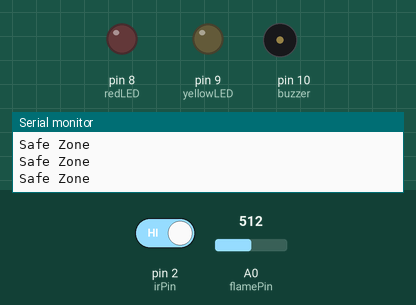
This sketch was run on a simulated Arduino Uno, built with avr-gcc and run on an emulated ATmega328P. Shown: output pins drawn as LEDs (lit = HIGH), buzzer (waves = sounding, pin HIGH), the last lines printed to the serial monitor. The test bench sets the inputs (shaded band); at power-on: A0 (flamePin) = 512, pin 2 (irPin) HIGH.

Above: at 1.2 s.
1.3 s: A0 (flamePin) set to 207
2.8 s: A0 (flamePin) set to 183
At 2.88 s:
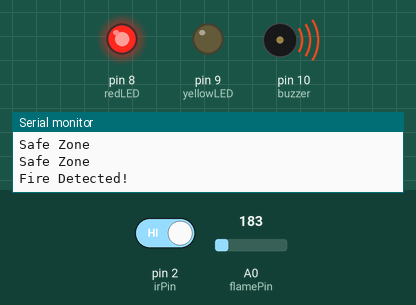
5.8 s: pin 2 (irPin) driven LOW
At 6.01 s:
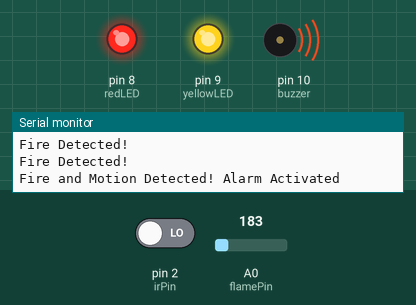
8.8 s: A0 (flamePin) set to 210
At 9.12 s:
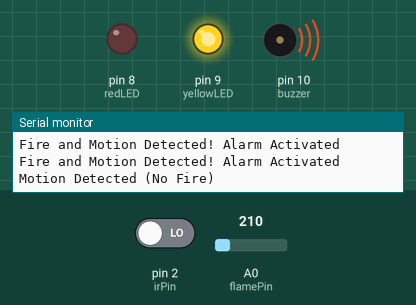
11.8 s: pin 2 (irPin) driven HIGH
At 12.14 s:
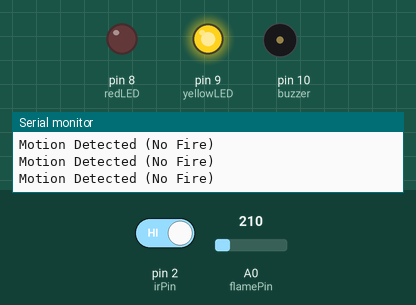
13.7 s: A0 (flamePin) set to 190
At 13.98 s:
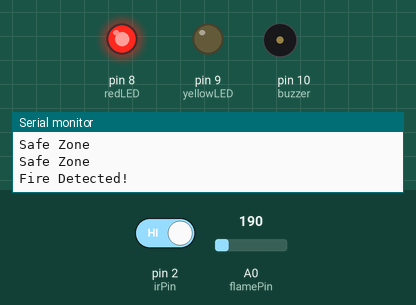
Timing chart, 0 to 17.7 s (numbered marks = the images above; inputs shaded):
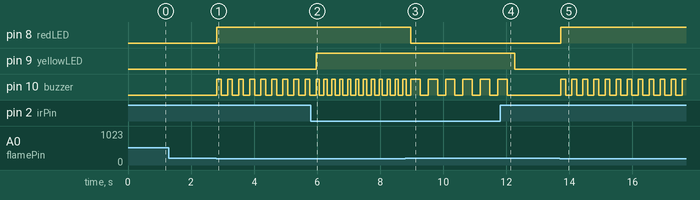

The sketch:

TriSense_Sentinel_MultiZone_Hazard_Detection_System.ino
```cpp
int flamePin = A0;
int irPin = 2;
int redLED = 8;
int yellowLED = 9;
int buzzer = 10;

void setup() {
  pinMode(redLED, OUTPUT);
  pinMode(yellowLED, OUTPUT);
  pinMode(buzzer, OUTPUT);
  pinMode(irPin, INPUT);
  Serial.begin(9600);
}

void loop() {
  int flameValue = analogRead(flamePin);
  int motionDetected = digitalRead(irPin);

  // Both fire and motion
  if (flameValue < 200 && motionDetected == LOW) {
    digitalWrite(redLED, HIGH);
    digitalWrite(yellowLED, HIGH);
    Serial.println("Fire and Motion Detected! Alarm Activated");
    digitalWrite(buzzer, HIGH);
    delay(100);
    digitalWrite(buzzer, LOW);
    delay(100);
  }
  // Only fire
  else if (flameValue < 200) {
    digitalWrite(redLED, HIGH);
    digitalWrite(yellowLED, LOW);
    Serial.println("Fire Detected!");
    digitalWrite(buzzer, HIGH);
    delay(150);
    digitalWrite(buzzer, LOW);
    delay(150);
  }
  // Only motion
  else if (motionDetected == LOW) {
    digitalWrite(redLED, LOW);
    digitalWrite(yellowLED, HIGH);
    Serial.println("Motion Detected (No Fire)");
    digitalWrite(buzzer, HIGH);
    delay(300);
    digitalWrite(buzzer, LOW);
    delay(200);
  }
  // Safe zone
  else {
    digitalWrite(redLED, LOW);
    digitalWrite(yellowLED, LOW);
    digitalWrite(buzzer, LOW);
    Serial.println("Safe Zone");
  }

  // Very short delay to avoid overwhelming the serial monitor
  delay(50);
}
```

Measured:
- the behaviour switches between 200 and 199 on A0 (flamePin) (found by bisection; images 0 and 1)
- after the input at 2.8 s, pin 8 (redLED): LOW → HIGH at once; pin 10 (buzzer): alternates HIGH for 0.15 s and LOW for 0.20 s, starting at once
- after the input at 5.8 s, pin 9 (yellowLED): LOW → HIGH after 0.17 s; pin 10 (buzzer): alternates HIGH for 0.10 s and LOW for 0.15 s, starting after 0.27 s
- after the input at 8.8 s, pin 8 (redLED): HIGH → LOW after 0.17 s
- after the input at 11.8 s, pin 9 (yellowLED): HIGH → LOW after 0.47 s; pin 10 (buzzer): goes on until 12.0 s, then stays LOW
- after the input at 13.7 s, pin 8 (redLED): LOW → HIGH at once; pin 10 (buzzer): alternates HIGH for 0.15 s and LOW for 0.20 s, starting at once
